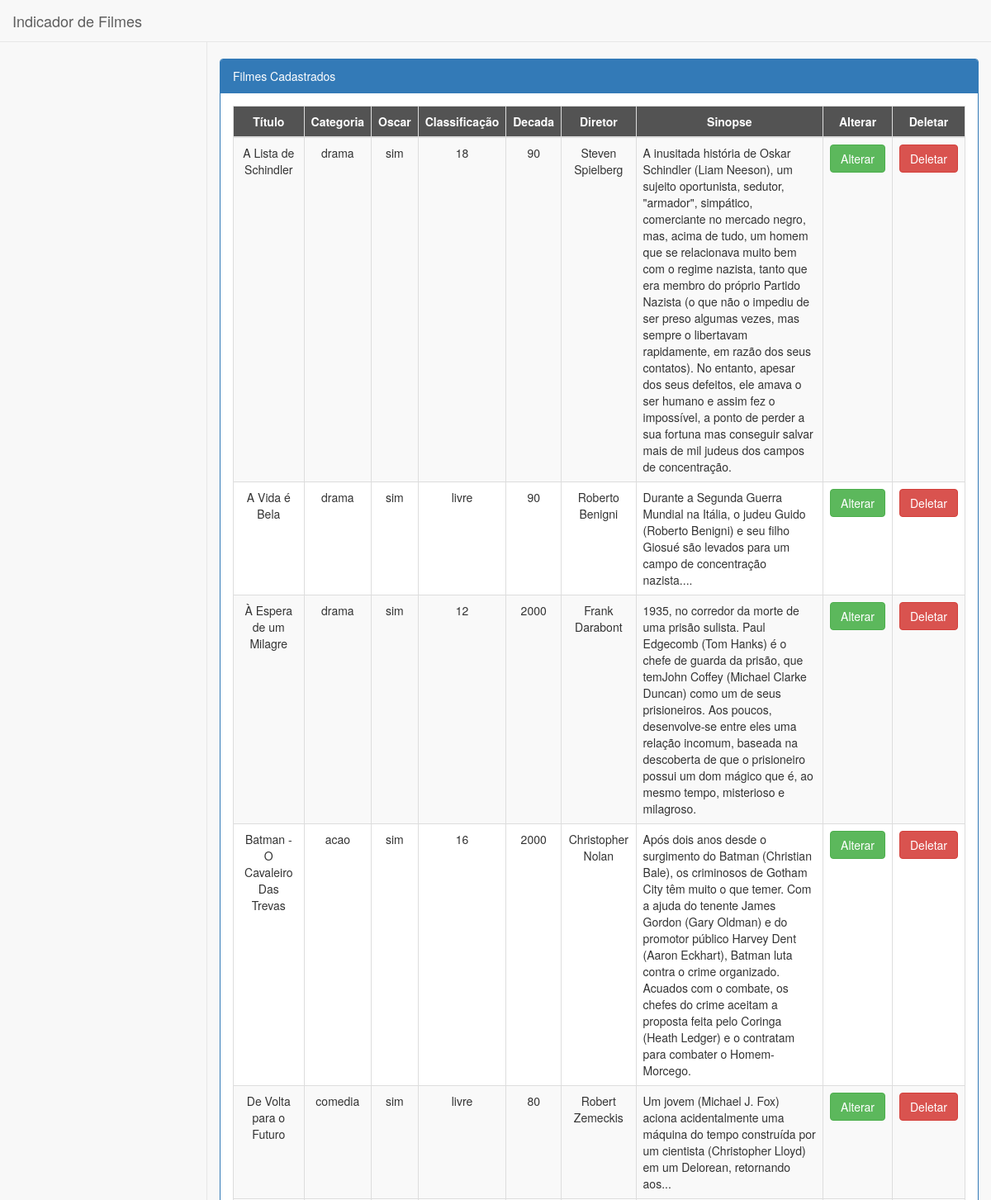
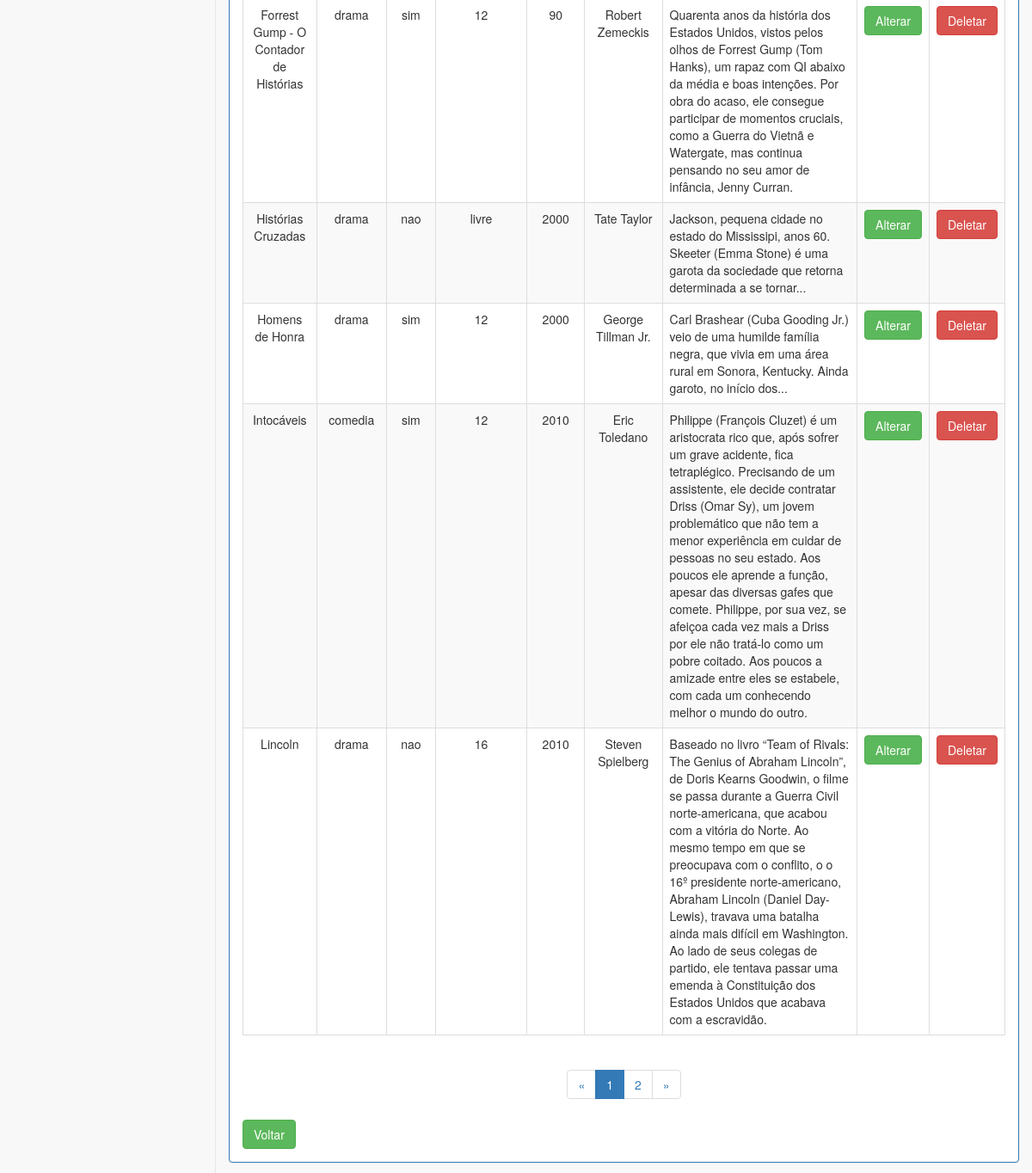
The page /filmes_cadastrados.php on the database its author committed (2 pictures, top to bottom).
### tables this page shows
CREATE TABLE IF NOT EXISTS `filme` (
  `pk_filme` int(11) NOT NULL AUTO_INCREMENT,
  `titulo` varchar(40) NOT NULL,
  `categoria` varchar(40) NOT NULL,
  `oscar` varchar(40) NOT NULL,
  `classificacao` varchar(40) NOT NULL,
  `decada` varchar(40) NOT NULL,
  `diretor` varchar(40) NOT NULL,
  `sinopse` text NOT NULL,
  PRIMARY KEY (`pk_filme`)
);

### filmes_cadastrados.php (the view, shortened to what this page needs)
<?php
	require('Conexao.php');
	$pagina = (isset($_GET['pagina'])) ? (int)$_GET['pagina'] : 1;
	$itens_por_paginas=10;
		if (!$pagina) {
			$pagina = 1;
		} else {
			$pagina = $pagina;
		}
	$tudo = mysqli_query($criar_con, "SELECT * FROM filme");
	$total = mysqli_num_rows($tudo);
	$numero_paginas = ceil($total/$itens_por_paginas);
	$inicio = ($itens_por_paginas*$pagina)-($itens_por_paginas);
?>
<!DOCTYPE html>
<html lang="pt-br">
<head>
    <link href="bootstrap/css/bootstrap.min.css" rel="stylesheet">
    <link href="metisMenu/metisMenu.min.css" rel="stylesheet">
    <link href="css/sb-admin-2.css" rel="stylesheet">
    <link href="morrisjs/morris.css" rel="stylesheet">
    <link href="font-awesome/css/font-awesome.min.css" rel="stylesheet" type="text/css">
</head>
<body>
    <div id="wrapper">
        <nav class="navbar navbar-default navbar-static-top" role="navigation" style="margin-bottom: 0">
            <div class="navbar-header">
                <a class="navbar-brand" href="index.php"> Indicador de Filmes </a>
            </div>
		</nav>
	</div>
        <div id="page-wrapper">
            <div class="row">
                <br>
                <div class="row">
                <div class="col-lg-12">
                    <div class="panel panel-primary">
                        <div class="panel-heading">
                            Filmes Cadastrados
                        </div>
                        <div class="panel-body">
                            <div class="table-responsive">
                                <table class="table table-striped table-bordered table-hover">
                                    <thead>
                                        <tr Style="background-color:#535353; color:white">
                                            <th ><center>Título</center></th>
                                            <th><center>Categoria</center></th>
											<th><center>Oscar</center></th>
                                            <th><center>Classificação</center></th>
											<th><center>Decada</center></th>
											<th><center>Diretor</center></th>
											<th><center>Sinopse</center></th>
											<th><center>Alterar</center></th>
											<th><center>Deletar</center></th>
                                        </tr>
                                    </thead>
                                    <tbody>
                                        <?php
                                           if($pagina==1){
                                              $inicio=0;
                                            }
                                            $resultado = mysqli_query($criar_con, "SELECT * FROM filme ORDER BY titulo ASC limit $inicio, $itens_por_paginas");
                                             while ($linha=mysqli_fetch_array($resultado)) {
												$codigo = $linha["pk_filme"];
                                                $titulo  =  $linha["titulo"];
                                                $categoria  =  $linha["categoria"];
                                                $oscar  =  $linha["oscar"];
												$classificacao  =  $linha["classificacao"];
												$decada  =  $linha["decada"];
												$diretor  =  $linha["diretor"];
												$sinopse  =  $linha["sinopse"];
													echo("<tr><td><center>$titulo</td>");
                                                    echo("<td><center>$categoria</td>");
													echo("<td><center>$oscar</td>");
                                                    echo("<td><center>$classificacao</td>");
													echo("<td><center>$decada</td>");
													echo("<td><center>$diretor</td>");
													echo("<td>$sinopse</td>");
													echo("<td><center><a href='alterarfilme.php?cod=$codigo'><button type=\"button\" class=\"btn btn-success\">Alterar</button></a></center></td>");
													echo("<td><center><a href='deletarfilme.php?cod=$codigo'><button type=\"button\" class=\"btn btn-danger\">Deletar</button></a></center></td></tr>");
											}
                                        ?>
                                        </tbody>
                                </table>
                                        <center>
                                           <nav aria-label="Page navigation">
                                              <ul class="pagination">
                                                <li>
                                                  <a href="filmes_cadastrados.php?pagina=0" aria-label="Previous">
                                                    <span aria-hidden="true">&laquo;</span>
                                                  </a>
                                                </li>
                                                <?php
                                                for($i=1;$i<=$numero_paginas;$i++){
                                                    $estilo = "";
                                                    if($pagina==$i)
                                                        $estilo = "class=\"active\"";
                                                    ?>
                                                <li <?php echo $estilo;?> ><a  href="filmes_cadastrados.php?pagina=<?php  echo  $i; ?>"><?php echo  $i; ?></a></li>
                                                <?php } ?>
                                                <li>
                                                  <a href="filmes_cadastrados.php?pagina=<?php echo $numero_paginas ?>" aria-label="Next">
                                                    <span aria-hidden="true">&raquo;</span>
                                                  </a>
                                                </li>
                                              </ul>
                                            </nav>
                                        </center>
                            </div>
							<a href="cadastrar_filmes1.php">
								 <button type="button" class="btn btn-success">Voltar</button>
							</a>
                        </div>
                    </div>
                </div>
            </div>
        </div>
    </div>
</body>
</html>

### css/sb-admin-2.css (style rules this page uses)
body { background-color: #f8f8f8; }
#wrapper { width: 100%; }
#page-wrapper { padding: 0 15px; min-height: 568px; background-color: #f8f8f8; }
@media (min-width: 768px) { #page-wrapper { position: inherit; margin: 0 0 0 250px; padding: 0 30px; border-left: 1px solid #e7e7e7; } }

### rows shown on the page
filme: titulo "A Lista de Schindler", categoria "drama", oscar "sim", classificacao "18", decada "90", diretor "Steven Spielberg", sinopse "A inusitada história de Oskar Schindler (Liam Neeson), um sujeito oportunista, sedutor, \"armador\", simpático, comerciante no mercado negro, mas, acima de tudo, um homem que se relacionava muito bem com o regime nazista, tanto que era membro do próprio Partido Nazista (o que não o impediu de ser preso algumas vezes, mas sempre o libertavam rapidamente, em razão dos seus contatos). No entanto, apesar dos seus defeitos, ele amava o ser humano e assim fez o impossível, a ponto de perder a sua fortuna mas conseguir salvar mais de mil judeus dos campos de concentração."
filme: titulo "A Vida é Bela", categoria "drama", oscar "sim", classificacao "livre", decada "90", diretor "Roberto Benigni", sinopse "Durante a Segunda Guerra Mundial na Itália, o judeu Guido (Roberto Benigni) e seu filho Giosué são levados para um campo de concentração nazista...."
filme: titulo "À Espera de um Milagre", categoria "drama", oscar "sim", classificacao "12", decada "2000", diretor "Frank Darabont", sinopse "1935, no corredor da morte de uma prisão sulista. Paul Edgecomb (Tom Hanks) é o chefe de guarda da prisão, que temJohn Coffey (Michael Clarke Duncan) como um de seus prisioneiros. Aos poucos, desenvolve-se entre eles uma relação incomum, baseada na descoberta de que o prisioneiro possui um dom mágico que é, ao mesmo tempo, misterioso e milagroso."
filme: titulo "Batman - O Cavaleiro Das Trevas", categoria "acao", oscar "sim", classificacao "16", decada "2000", diretor "Christopher Nolan", sinopse "Após dois anos desde o surgimento do Batman (Christian Bale), os criminosos de Gotham City têm muito o que temer. Com a ajuda do tenente James Gordon (Gary Oldman) e do promotor público Harvey Dent (Aaron Eckhart), Batman luta contra o crime organizado. Acuados com o combate, os chefes do crime aceitam a proposta feita pelo Coringa (Heath Ledger) e o contratam para combater o Homem-Morcego."
filme: titulo "De Volta para o Futuro", categoria "comedia", oscar "sim", classificacao "livre", decada "80", diretor "Robert Zemeckis", sinopse "Um jovem (Michael J. Fox) aciona acidentalmente uma máquina do tempo construída por um cientista (Christopher Lloyd) em um Delorean, retornando aos..."
filme: titulo "Forrest Gump - O Contador de Histórias", categoria "drama", oscar "sim", classificacao "12", decada "90", diretor "Robert Zemeckis", sinopse "Quarenta anos da história dos Estados Unidos, vistos pelos olhos de Forrest Gump (Tom Hanks), um rapaz com QI abaixo da média e boas intenções. Por obra do acaso, ele consegue participar de momentos cruciais, como a Guerra do Vietnã e Watergate, mas continua pensando no seu amor de infância, Jenny Curran."
filme: titulo "Histórias Cruzadas", categoria "drama", oscar "nao", classificacao "livre", decada "2000", diretor "Tate Taylor", sinopse "Jackson, pequena cidade no estado do Mississipi, anos 60. Skeeter (Emma Stone) é uma garota da sociedade que retorna determinada a se tornar..."
filme: titulo "Homens de Honra", categoria "drama", oscar "sim", classificacao "12", decada "2000", diretor "George Tillman Jr.", sinopse "Carl Brashear (Cuba Gooding Jr.) veio de uma humilde família negra, que vivia em uma área rural em Sonora, Kentucky. Ainda garoto, no início dos..."
filme: titulo "Intocáveis", categoria "comedia", oscar "sim", classificacao "12", decada "2010", diretor "Eric Toledano", sinopse "Philippe (François Cluzet) é um aristocrata rico que, após sofrer um grave acidente, fica tetraplégico. Precisando de um assistente, ele decide contratar Driss (Omar Sy), um jovem problemático que não tem a menor experiência em cuidar de pessoas no seu estado. Aos poucos ele aprende a função, apesar das diversas gafes que comete. Philippe, por sua vez, se afeiçoa cada vez mais a Driss por ele não tratá-lo como um pobre coitado. Aos poucos a amizade entre eles se estabele, com cada um conhecendo melhor o mundo do outro."
filme: titulo "Lincoln", categoria "drama", oscar "nao", classificacao "16", decada "2010", diretor "Steven Spielberg", sinopse "Baseado no livro “Team of Rivals: The Genius of Abraham Lincoln”, de Doris Kearns Goodwin, o filme se passa durante a Guerra Civil norte-americana, que acabou com a vitória do Norte. Ao mesmo tempo em que se preocupava com o conflito, o o 16º presidente norte-americano, Abraham Lincoln (Daniel Day-Lewis), travava uma batalha ainda mais difícil em Washington. Ao lado de seus colegas de partido, ele tentava passar uma emenda à Constituição dos Estados Unidos que acabava com a escravidão."
